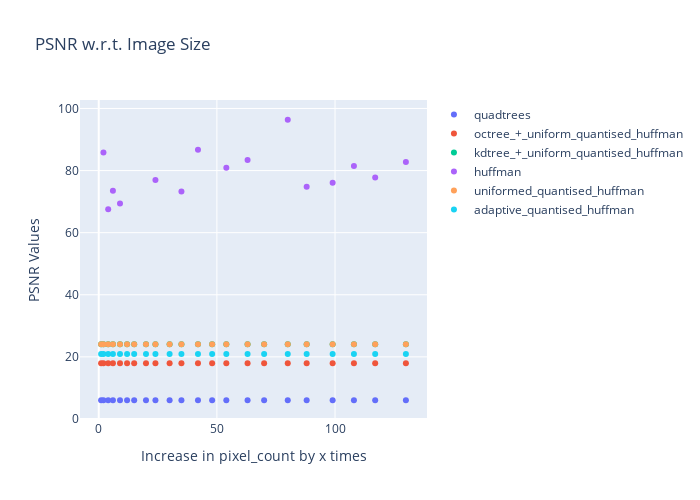

Notebook code for this chart:
### Code cell
plot_image(pixel_counts, psnrValues, "PSNR w.r.t. Image Size", "PSNR Values")

### Figure 1 — Plotly figure (JSON) as saved in the notebook; plotly's stock layout.template omitted (floating-point values rounded to 4 significant figures)
{"data": [{"mode": "markers", "name": "quadtrees", "type": "scatter", "x": [1, 2, 4, 6, 9, 12, 15, 20, 24, 30, 35, 42, 48, 54, 63, 70, 80, 88, 99, 108, 117, 130], "y": [6.018, 6.015, 6.023, 6.019, 6.02, 6.019, 6.019, 6.021, 6.02, 6.019, 6.02, 6.02, 6.02, 6.02, 6.021, 6.021, 6.02, 6.021, 6.021, 6.019, 6.02, 6.021]}, {"mode": "markers", "name": "octree_+_uniform_quantised_huffman", "type": "scatter", "x": [1, 2, 4, 6, 9, 12, 15, 20, 24, 30, 35, 42, 48, 54, 63, 70, 80, 88, 99, 108, 117, 130], "y": [17.91, 17.91, 17.92, 17.91, 17.92, 17.92, 17.91, 17.92, 17.91, 17.92, 17.91, 17.91, 17.91, 17.91, 17.91, 17.92, 17.91, 17.91, 17.91, 17.91, 17.91, 17.91]}, {"mode": "markers", "name": "kdtree_+_uniform_quantised_huffman", "type": "scatter", "x": [1, 2, 4, 6, 9, 12, 15, 20, 24, 30, 35, 42, 48, 54, 63, 70, 80, 88, 99, 108, 117, 130], "y": [24.06, 24.07, 24.07, 24.07, 24.07, 24.07, 24.07, 24.07, 24.07, 24.07, 24.07, 24.07, 24.07, 24.07, 24.07, 24.07, 24.07, 24.07, 24.07, 24.07, 24.07, 24.07]}, {"mode": "markers", "name": "huffman", "type": "scatter", "x": [1, 2, 4, 6, 9, 12, 15, 20, 24, 30, 35, 42, 48, 54, 63, 70, 80, 88, 99, 108, 117, 130], "y": [null, 85.81, 67.51, 73.52, 69.42, null, null, null, 76.93, null, 73.26, 86.72, null, 80.92, 83.44, null, 96.37, 74.82, 76.11, 81.46, 77.79, 82.72]}, {"mode": "markers", "name": "uniformed_quantised_huffman", "type": "scatter", "x": [1, 2, 4, 6, 9, 12, 15, 20, 24, 30, 35, 42, 48, 54, 63, 70, 80, 88, 99, 108, 117, 130], "y": [24.06, 24.07, 24.07, 24.07, 24.07, 24.07, 24.07, 24.07, 24.07, 24.07, 24.07, 24.07, 24.07, 24.07, 24.07, 24.07, 24.07, 24.07, 24.07, 24.07, 24.07, 24.07]}, {"mode": "markers", "name": "adaptive_quantised_huffman", "type": "scatter", "x": [1, 2, 4, 6, 9, 12, 15, 20, 24, 30, 35, 42, 48, 54, 63, 70, 80, 88, 99, 108, 117, 130], "y": [20.9, 20.9, 20.9, 20.9, 20.9, 20.9, 20.9, 20.9, 20.9, 20.9, 20.9, 20.9, 20.9, 20.9, 20.9, 20.9, 20.9, 20.9, 20.9, 20.9, 20.9, 20.9]}], "layout": {"height": 500, "showlegend": true, "title": {"text": "PSNR w.r.t. Image Size"}, "width": 700, "xaxis": {"autorange": true, "range": [-8.071, 139.1], "title": {"text": "Increase in pixel_count by x times"}, "type": "linear"}, "yaxis": {"autorange": true, "range": [-0.3472, 102.7], "title": {"text": "PSNR Values"}, "type": "linear"}}}
